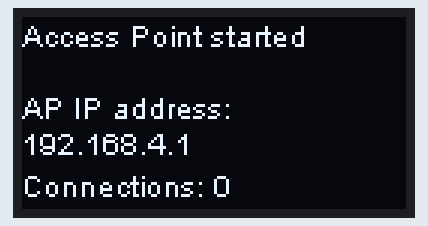
Bench run of a sketch on a simulated ESP32. On the bench: 128×64 one-colour display. What the sketch prints to the serial monitor is not drawn.

Above: at 0.1 s.

The sketch:

server.ino
```cpp
#include <WiFi.h>
#include <DNSServer.h>
#include <SSD1306Wire.h>

// Access Point credentials
const char *ssid = "";
const char *password = NULL; // "";
int connections = 0;

// Onboard WiFi server
WiFiServer server(80);
String responseHTML = "<!DOCTYPE html><html>"
                      "<head><meta name=\"viewport\" content=\"width=device-width, initial-scale=1\">"
                      "<style>html { font-family: Helvetica; display: inline-block; margin: 0px auto; text-align: center;}"
                      "</style></head>"
                      "<body><h1> CO2-Analyzer-ESP32</h1>"
                      "<p>Hello World</p>"
                      "</body></html>";

// OLED Display 128x64
SSD1306Wire  display(0x3c, 5, 4);

void WiFiStationConnected(WiFiEvent_t event, WiFiEventInfo_t info){
  connections += 1;
  showConnectionsCount();
}

void showConnectionsCount() {
  char data[32];
  sprintf(data, "Connections: %d", connections);
  draw_message(data);
}

void setup() {
  Serial.begin(115200);
  Serial.println();
  Serial.println("Configuring access point...");

  // Start access point
  WiFi.mode(WIFI_AP);
  WiFi.softAP(ssid, password);
  WiFi.onEvent(WiFiStationConnected, SYSTEM_EVENT_AP_STACONNECTED);

  IPAddress ip_address = WiFi.softAPIP();     //IP Address of our accesspoint

  // Start web server
  server.begin();

  Serial.print("AP IP address: ");
  Serial.println(ip_address);

  // Oled display
  display.init();
  // Draw info
  display.clear();
  display.setTextAlignment(TEXT_ALIGN_LEFT);
  display.setFont(ArialMT_Plain_10);
  display.drawString(0, 0, "Access Point started");
  display.drawString(0, 12, ssid);
  display.drawString(0, 24, "AP IP address: ");
  display.drawString(0, 36, ip_address.toString());
  display.display();

  // Total number of connections
  showConnectionsCount();
}

void draw_message(char *msg) {
  display.setColor(BLACK);
  display.fillRect(0, 50, display.getWidth(), 12);
  display.setColor(WHITE);
  display.drawString(0, 50, msg);
  display.display();

  Serial.println(msg);
}

void loop() {
  WiFiClient client = server.available();   // Listen for incoming clients
  if (client) {                             // If a new client connects,
    draw_message("Client connected");

    String currentLine = "";   // make a String to hold incoming data from the client
    while (client.connected()) {  // loop while the client's connected
      if (client.available()) {        // if there's bytes to read from the client,
        char c = client.read();      // read a byte, then
        Serial.write(c);                // print it out the serial monitor
        if (c == '\n') {                 // if the byte is a newline character
          // if the current line is blank, you got two newline characters in a row.
          // that's the end of the client HTTP request, so send a response:
          if (currentLine.length() == 0) {
            // Send header
            client.println("HTTP/1.1 200 OK");
            client.println("Content-type:text/html");
            client.println("Connection: close");
            client.println();

            // Display the HTML web page
            client.println(responseHTML);
            // The HTTP response ends with another blank line
            client.println();
            break;
          } else { // if we got a newline, then clear currentLine
            currentLine = "";
          }
        } else if (c != '\r') {  // if we got anything else but a CR character,
          currentLine += c;   // add it to the end of the currentLine
        }
      }
    }
    // Close the connection
    client.stop();
    showConnectionsCount();
  }
}
```
